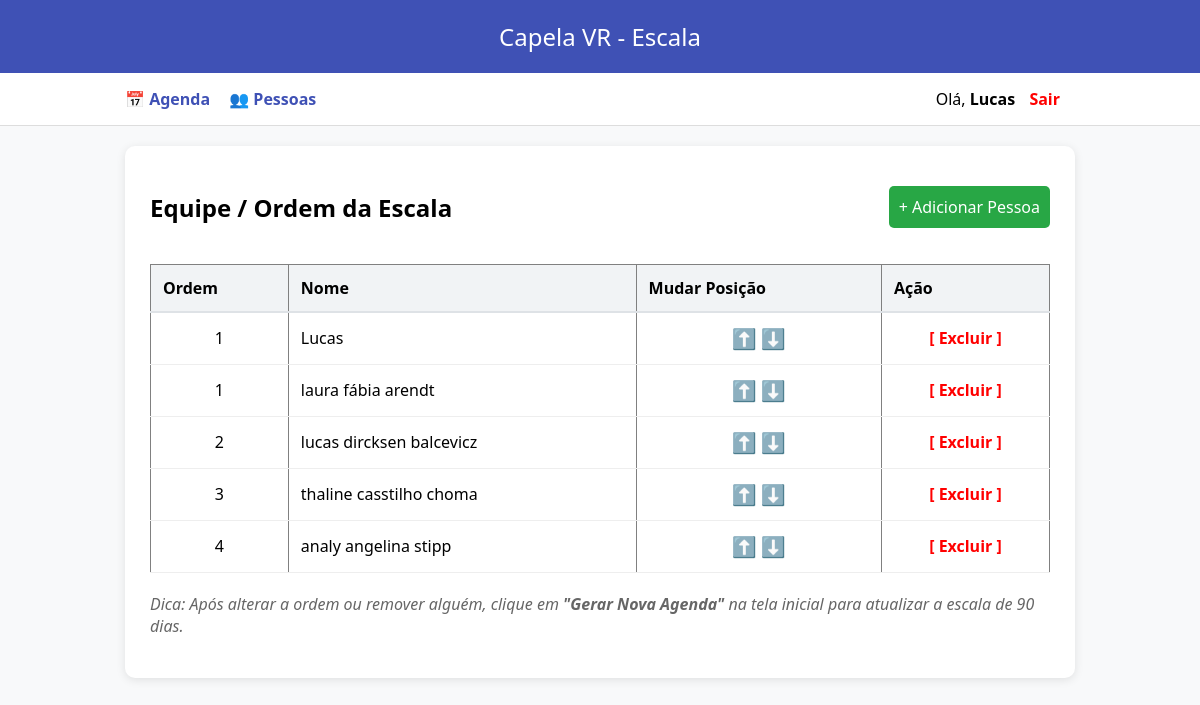
The page /pessoas (signed in) on the database as committed earlier.
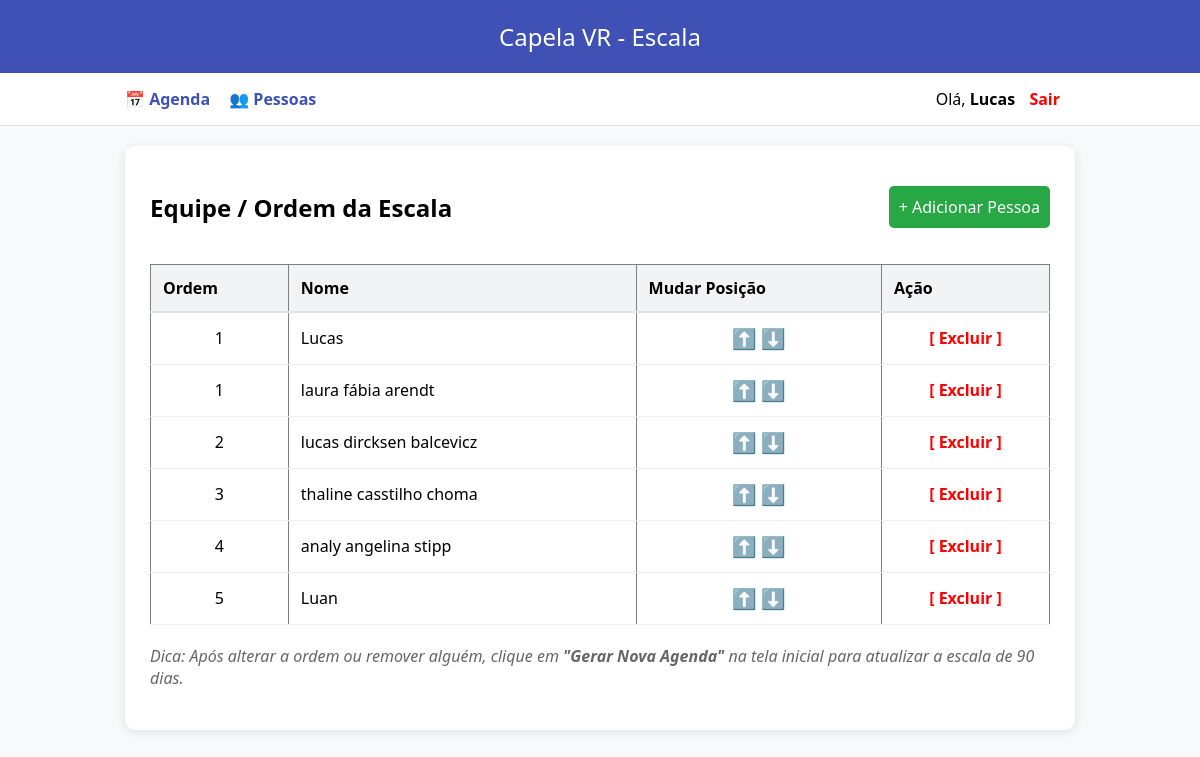
The same page on the database as committed later.
### tables this page shows
CREATE TABLE pessoas (
                id INTEGER PRIMARY KEY AUTOINCREMENT,
                nome TEXT NOT NULL,
                senha TEXT DEFAULT '1234',
                role TEXT DEFAULT 'user',
                primeiro_login INTEGER DEFAULT 1,
                ordem INTEGER NOT NULL,
                ativo INTEGER DEFAULT 1
            , login TEXT);

### app.py (the view)
@app.route("/pessoas")
def pessoas():
    if session.get('role') != 'admin': return redirect(url_for("login"))
    with get_db() as db:
        c = db.cursor()
        c.execute("SELECT * FROM pessoas ORDER BY ordem")
        lista = c.fetchall()
    return render_template("pessoas.html", pessoas=lista)

### app.py (called while the page is built)
def get_db():
    conn = sqlite3.connect(DB_NAME, timeout=10)
    conn.row_factory = sqlite3.Row
    return conn

### templates/pessoas.html
{% extends "base.html" %}
{% block content %}
<div style="display: flex; justify-content: space-between; align-items: center;">
    <h2>Equipe / Ordem da Escala</h2>
    <a href="/cadastrar" style="background: #28a745; color: white; padding: 10px; text-decoration: none; border-radius: 5px;">+ Adicionar Pessoa</a>
</div>
<table border="1" style="width: 100%; border-collapse: collapse; margin-top: 20px;">
    <thead>
        <tr style="background: #f4f4f4;">
            <th>Ordem</th>
            <th>Nome</th>
            <th>Mudar Posição</th>
            <th>Ação</th>
        </tr>
    </thead>
    <tbody>
        {% for p in pessoas %}
        <tr>
            <td align="center">{{ p['ordem'] }}</td>
            <td>{{ p['nome'] }}</td>
            <td align="center">
                <a href="/mover_pessoa/{{ p['id'] }}/subir" style="text-decoration: none; font-size: 20px;">⬆️</a>
                <a href="/mover_pessoa/{{ p['id'] }}/descer" style="text-decoration: none; font-size: 20px;">⬇️</a>
            </td>
            <td align="center">
                <a href="/remover_pessoa/{{ p['id'] }}"
                   onclick="return confirm('Deseja mesmo remover {{ p['nome'] }}? Isso afetará a agenda.')"
                   style="color: red; text-decoration: none; font-weight: bold;">[ Excluir ]</a>
            </td>
        </tr>
        {% endfor %}
    </tbody>
</table>
<p style="margin-top: 20px; color: #666;">
    <i>Dica: Após alterar a ordem ou remover alguém, clique em <b>"Gerar Nova Agenda"</b> na tela inicial para atualizar a escala de 90 dias.</i>
</p>
{% endblock %}

### templates/base.html (shortened to what this page needs)
<!DOCTYPE html>
<html>
<head>
    <link rel="stylesheet" href="{{ url_for('static', filename='style.css') }}">
</head>
<body>
    <header>Capela VR - Escala</header>
    <nav>
        <div style="display: flex; justify-content: space-between; max-width: 950px; margin: auto;">
            <div>
                <a href="/">📅 Agenda</a>
                {% if session.get('role') == 'admin' %}
                    <a href="/pessoas">👥 Pessoas</a>
                {% endif %}
            </div>
            <div>
                {% if session.get('nome') %}
                    <span>Olá, <b>{{ session['nome']|capitalize }}</b></span>
                    <a href="/logout" style="color: red; margin-left: 10px;">Sair</a>
                {% else %}
                    <a href="/login">Entrar</a>
                {% endif %}
            </div>
        </div>
    </nav>
    <div class="container">
        {% block content %}{% endblock %}
    </div>
</body>
</html>

### static/style.css (style rules this page uses)
body { font-family: 'Segoe UI', sans-serif; background: #f8f9fa; margin: 0; padding: 0; }
header { background: #3f51b5; color: white; padding: 20px; text-align: center; font-size: 24px; }
nav { background: white; padding: 15px; border-bottom: 1px solid #ddd; margin-bottom: 20px; }
nav a { margin-right: 15px; text-decoration: none; color: #3f51b5; font-weight: bold; }
.container { max-width: 900px; margin: auto; background: white; padding: 25px; border-radius: 10px; box-shadow: 0 2px 10px rgba(0,0,0,0.1); }
table { width: 100%; border-collapse: collapse; margin-top: 15px; }
th { background: #f1f3f5; padding: 12px; text-align: left; border-bottom: 2px solid #dee2e6; }
td { padding: 12px; border-bottom: 1px solid #eee; }

Rows that differ between the two databases and show on the page:
added pessoas: ordem "5", nome "Luan"
